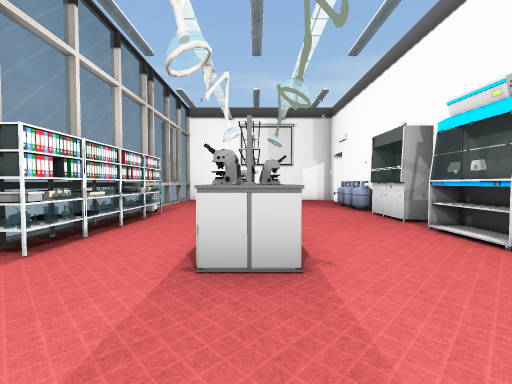
view 1 (above)

12 first-person views from a walk through a Unity game level. The camera is 1.5 m above the floor, tilts 2° down and sees 90° across. The floor is counted in squares, 1.8 m on a side. Each view is taken from the middle of a square. On the plan, view 1 faces up. The plan holds only what a view shows up to about 10 squares ahead; the rest is blank. The player is left out. Some surface patterns are stand-ins.

view 2
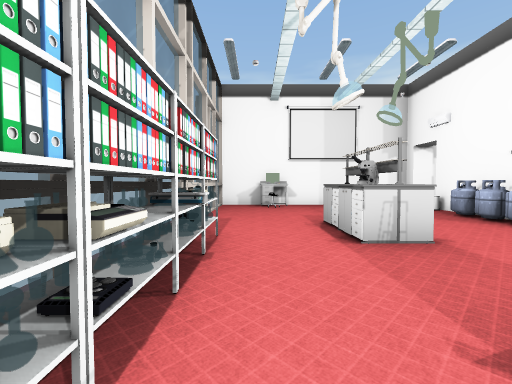

view 3
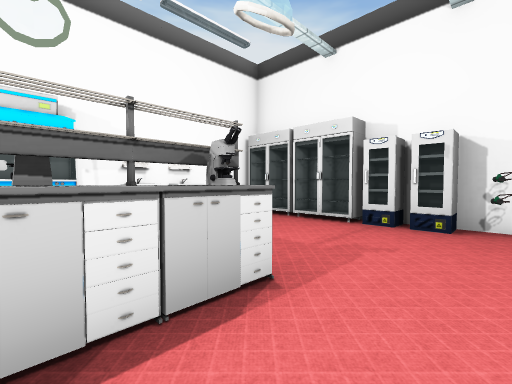

view 4
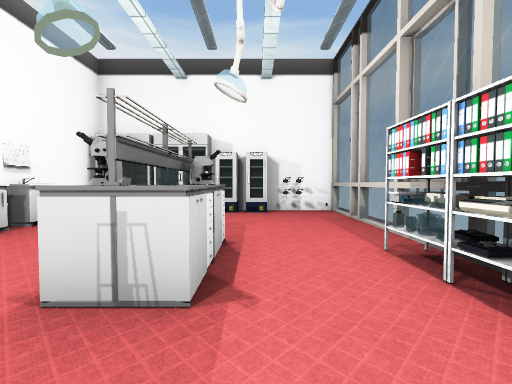

view 5
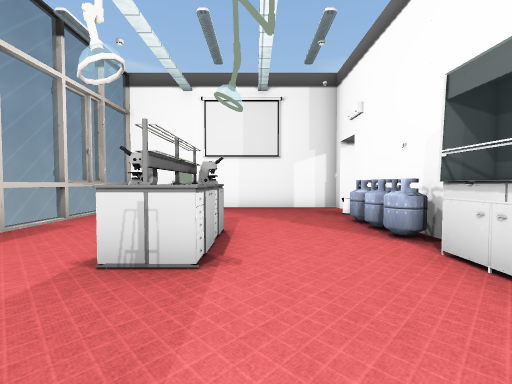

view 6
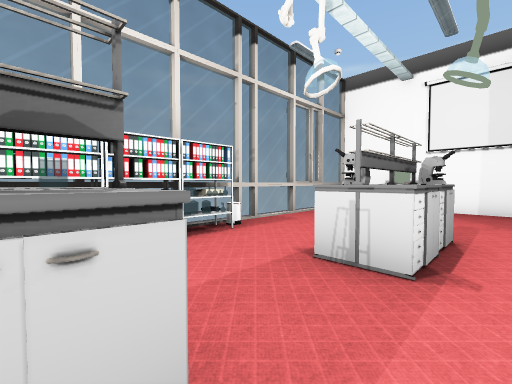

view 7
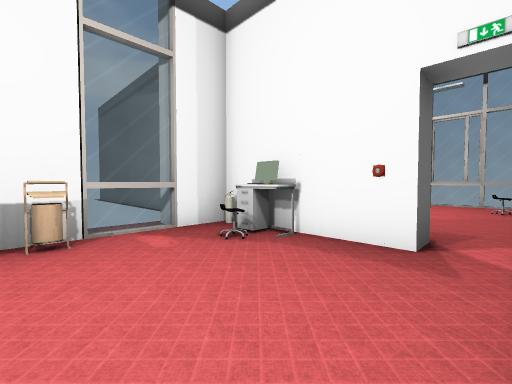

view 8
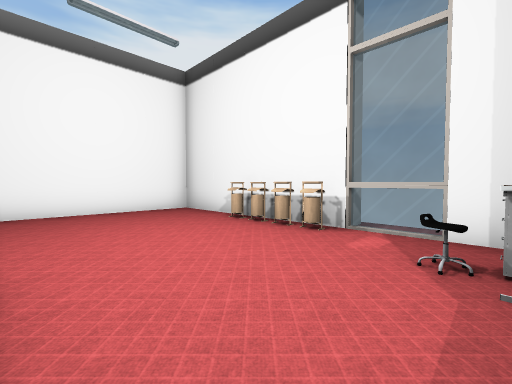

view 9
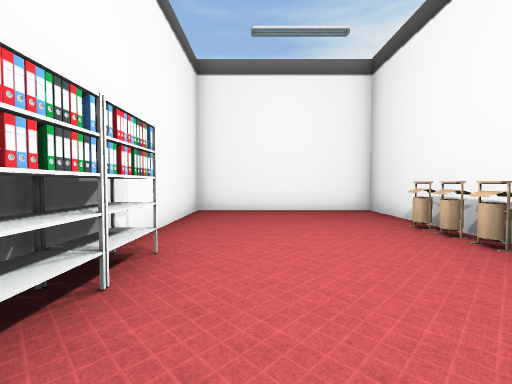

view 10
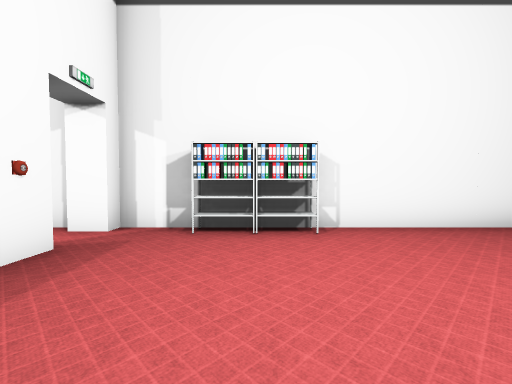

view 11
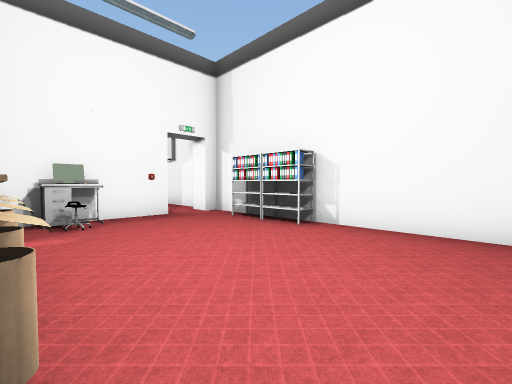

view 12
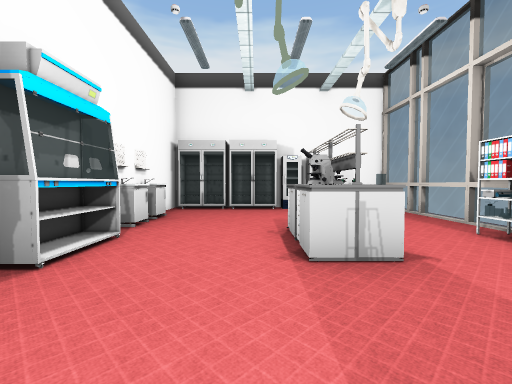

### Floor plan
Ten units are one square. View 1 is at (0, 0); x grows to the right and y downward. Boxes are objects, and circles mark ways between rooms. Rooms are numbered by the first view taken in them; rooms with no view inside come last. Other rooms are left out.
<svg viewBox="-40 -133 173 157">
<path fill="none" stroke="#000" d="M-1 -69 -6 -69M4 -36 4 -23 -6 -23 -6 -36M4 -85 4 -65 -6 -65 -6 -85M-26 -71 -26 -65 -31 -65M-26 -45 -26 -34M-26 -39 -31 -39 -25 -39M-29 -42 -26 -39 -26 -37 -31 -37 -31 -35M-29 -41 -29 -35M-33 -45 -33 -34M37 -78 37 -105M-35 -28 -35 -19M-33 -24 -33 18 4 18M-35 -109 -35 -99M37 -124 37 -128 -33 -128 -33 -64M37 19 37 -31M80 -128 80 -122 59 -122M57 -76 57 -68M45 -106 45 -75 128 -75 128 -128 45 -128 45 -124 37 -124"/>
<rect x="-35" y="-35" width="10" height="10" fill="#bbb"><title>other object</title></rect>
<rect x="-35" y="-65" width="10" height="10" fill="#bbb"><title>other object</title></rect>
<rect x="-25" y="5" width="10" height="10" fill="#bbb"><title>other object</title></rect>
<rect x="-15" y="5" width="10" height="10" fill="#bbb"><title>fridge</title></rect>
<rect x="-15" y="-125" width="10" height="10" fill="#bbb"><title>table</title></rect>
<rect x="-5" y="5" width="10" height="10" fill="#bbb"><title>fridge</title></rect>
<rect x="-5" y="-125" width="10" height="10" fill="#bbb"><title>other object</title></rect>
<rect x="5" y="5" width="10" height="10" fill="#bbb"><title>fridge</title></rect>
<rect x="25" y="5" width="10" height="10" fill="#bbb"><title>fridge</title></rect>
<rect x="25" y="-15" width="10" height="10" fill="#bbb"><title>other object</title></rect>
<rect x="25" y="-25" width="10" height="10" fill="#bbb"><title>other object</title></rect>
<rect x="25" y="-45" width="10" height="10" fill="#bbb"><title>cabinet</title></rect>
<rect x="25" y="-65" width="10" height="10" fill="#bbb"><title>cabinet</title></rect>
<rect x="25" y="-85" width="10" height="10" fill="#bbb"><title>tank</title></rect>
<rect x="25" y="-95" width="10" height="10" fill="#bbb"><title>tank</title></rect>
<rect x="35" y="-115" width="10" height="10" fill="#bbb"><title>other object</title></rect>
<rect x="45" y="-95" width="10" height="10" fill="#bbb"><title>computer</title></rect>
<rect x="45" y="-105" width="10" height="10" fill="#bbb"><title>table</title></rect>
<rect x="55" y="-85" width="10" height="10" fill="#bbb"><title>fire extinguisher</title></rect>
<rect x="75" y="-85" width="10" height="10" fill="#bbb"><title>other object</title></rect>
<circle cx="40" cy="-115" r="3" fill="#2a7"/>
<text x="0" y="-60">1</text>
<text x="80" y="-100">2</text>
</svg>
Room 1 opens to room 2.

Where each view was taken, in squares from view 1:
view 1: 0 up, 0 right, facing up
view 2: 3 up, 2 left, facing up
view 3: 4 up, 2 left, facing down-right
view 4: 6 up, 1 left, facing down
view 5: 4 up, 1 right, facing up
view 6: 4 up, 1 right, facing up-left
view 7: 12 up, 8 right, facing down-left
view 8: 12 up, 5 right, facing down-right
view 9: 11 up, 5 right, facing right
view 10: 8 up, 7 right, facing up
view 11: 8 up, 11 right, facing up-left
view 12: 7 up, 1 right, facing down
